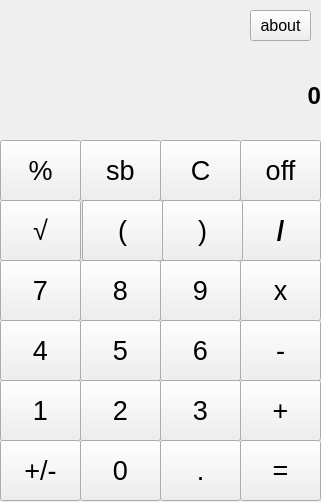
<?xml version="1.0" encoding="UTF-8"?>
<ui version="4.0">
 <class>calculator</class>
 <widget class="QWidget" name="calculator">
  <property name="geometry">
   <rect>
    <x>0</x>
    <y>0</y>
    <width>321</width>
    <height>502</height>
   </rect>
  </property>
  <property name="cursor">
   <cursorShape>PointingHandCursor</cursorShape>
  </property>
  <property name="windowTitle">
   <string>calculator</string>
  </property>
  <property name="styleSheet">
   <string notr="true"/>
  </property>
  <widget class="QLabel" name="label">
   <property name="geometry">
    <rect>
     <x>0</x>
     <y>60</y>
     <width>321</width>
     <height>71</height>
    </rect>
   </property>
   <property name="font">
    <font>
     <pointsize>18</pointsize>
     <weight>75</weight>
     <bold>true</bold>
    </font>
   </property>
   <property name="styleSheet">
    <string notr="true">border-radius:40px;</string>
   </property>
   <property name="frameShape">
    <enum>QFrame::NoFrame</enum>
   </property>
   <property name="frameShadow">
    <enum>QFrame::Plain</enum>
   </property>
   <property name="lineWidth">
    <number>3</number>
   </property>
   <property name="text">
    <string>0</string>
   </property>
   <property name="alignment">
    <set>Qt::AlignRight|Qt::AlignTrailing|Qt::AlignVCenter</set>
   </property>
   <property name="margin">
    <number>2</number>
   </property>
  </widget>
  <widget class="QPushButton" name="btn100">
   <property name="geometry">
    <rect>
     <x>0</x>
     <y>140</y>
     <width>81</width>
     <height>61</height>
    </rect>
   </property>
   <property name="font">
    <font>
     <pointsize>20</pointsize>
    </font>
   </property>
   <property name="text">
    <string>%</string>
   </property>
  </widget>
  <widget class="QPushButton" name="btnsb">
   <property name="geometry">
    <rect>
     <x>80</x>
     <y>140</y>
     <width>81</width>
     <height>61</height>
    </rect>
   </property>
   <property name="font">
    <font>
     <pointsize>20</pointsize>
    </font>
   </property>
   <property name="text">
    <string>sb</string>
   </property>
  </widget>
  <widget class="QPushButton" name="btnc">
   <property name="geometry">
    <rect>
     <x>160</x>
     <y>140</y>
     <width>81</width>
     <height>61</height>
    </rect>
   </property>
   <property name="font">
    <font>
     <pointsize>20</pointsize>
    </font>
   </property>
   <property name="text">
    <string>C</string>
   </property>
  </widget>
  <widget class="QPushButton" name="btnon">
   <property name="geometry">
    <rect>
     <x>240</x>
     <y>140</y>
     <width>81</width>
     <height>61</height>
    </rect>
   </property>
   <property name="font">
    <font>
     <pointsize>20</pointsize>
    </font>
   </property>
   <property name="text">
    <string>off</string>
   </property>
  </widget>
  <widget class="QPushButton" name="btnd">
   <property name="geometry">
    <rect>
     <x>240</x>
     <y>200</y>
     <width>81</width>
     <height>61</height>
    </rect>
   </property>
   <property name="font">
    <font>
     <pointsize>20</pointsize>
     <weight>75</weight>
     <bold>true</bold>
    </font>
   </property>
   <property name="text">
    <string>/</string>
   </property>
   <property name="shortcut">
    <string>/</string>
   </property>
  </widget>
  <widget class="QPushButton" name="btnrr">
   <property name="geometry">
    <rect>
     <x>162</x>
     <y>200</y>
     <width>81</width>
     <height>61</height>
    </rect>
   </property>
   <property name="font">
    <font>
     <pointsize>20</pointsize>
    </font>
   </property>
   <property name="text">
    <string>)</string>
   </property>
  </widget>
  <widget class="QPushButton" name="btnlr">
   <property name="geometry">
    <rect>
     <x>82</x>
     <y>200</y>
     <width>81</width>
     <height>61</height>
    </rect>
   </property>
   <property name="font">
    <font>
     <pointsize>20</pointsize>
    </font>
   </property>
   <property name="text">
    <string>(</string>
   </property>
  </widget>
  <widget class="QPushButton" name="btnsq">
   <property name="geometry">
    <rect>
     <x>0</x>
     <y>200</y>
     <width>81</width>
     <height>61</height>
    </rect>
   </property>
   <property name="font">
    <font>
     <pointsize>20</pointsize>
    </font>
   </property>
   <property name="layoutDirection">
    <enum>Qt::LeftToRight</enum>
   </property>
   <property name="text">
    <string>√</string>
   </property>
  </widget>
  <widget class="QPushButton" name="btnx">
   <property name="geometry">
    <rect>
     <x>240</x>
     <y>260</y>
     <width>81</width>
     <height>61</height>
    </rect>
   </property>
   <property name="font">
    <font>
     <pointsize>20</pointsize>
    </font>
   </property>
   <property name="text">
    <string>x</string>
   </property>
  </widget>
  <widget class="QPushButton" name="btn9">
   <property name="geometry">
    <rect>
     <x>160</x>
     <y>260</y>
     <width>81</width>
     <height>61</height>
    </rect>
   </property>
   <property name="font">
    <font>
     <pointsize>20</pointsize>
    </font>
   </property>
   <property name="text">
    <string>9</string>
   </property>
  </widget>
  <widget class="QPushButton" name="btn8">
   <property name="geometry">
    <rect>
     <x>80</x>
     <y>260</y>
     <width>81</width>
     <height>61</height>
    </rect>
   </property>
   <property name="font">
    <font>
     <pointsize>20</pointsize>
    </font>
   </property>
   <property name="text">
    <string>8</string>
   </property>
  </widget>
  <widget class="QPushButton" name="btn7">
   <property name="geometry">
    <rect>
     <x>0</x>
     <y>260</y>
     <width>81</width>
     <height>61</height>
    </rect>
   </property>
   <property name="font">
    <font>
     <pointsize>20</pointsize>
    </font>
   </property>
   <property name="text">
    <string>7</string>
   </property>
  </widget>
  <widget class="QPushButton" name="btnmin">
   <property name="geometry">
    <rect>
     <x>240</x>
     <y>320</y>
     <width>81</width>
     <height>61</height>
    </rect>
   </property>
   <property name="font">
    <font>
     <pointsize>20</pointsize>
    </font>
   </property>
   <property name="text">
    <string>-</string>
   </property>
  </widget>
  <widget class="QPushButton" name="btn6">
   <property name="geometry">
    <rect>
     <x>160</x>
     <y>320</y>
     <width>81</width>
     <height>61</height>
    </rect>
   </property>
   <property name="font">
    <font>
     <pointsize>20</pointsize>
    </font>
   </property>
   <property name="text">
    <string>6</string>
   </property>
  </widget>
  <widget class="QPushButton" name="btn5">
   <property name="geometry">
    <rect>
     <x>80</x>
     <y>320</y>
     <width>81</width>
     <height>61</height>
    </rect>
   </property>
   <property name="font">
    <font>
     <pointsize>20</pointsize>
    </font>
   </property>
   <property name="text">
    <string>5</string>
   </property>
  </widget>
  <widget class="QPushButton" name="btn4">
   <property name="geometry">
    <rect>
     <x>0</x>
     <y>320</y>
     <width>81</width>
     <height>61</height>
    </rect>
   </property>
   <property name="font">
    <font>
     <pointsize>20</pointsize>
    </font>
   </property>
   <property name="text">
    <string>4</string>
   </property>
  </widget>
  <widget class="QPushButton" name="btnadd">
   <property name="geometry">
    <rect>
     <x>240</x>
     <y>380</y>
     <width>81</width>
     <height>61</height>
    </rect>
   </property>
   <property name="font">
    <font>
     <pointsize>20</pointsize>
    </font>
   </property>
   <property name="text">
    <string>+</string>
   </property>
  </widget>
  <widget class="QPushButton" name="btn3">
   <property name="geometry">
    <rect>
     <x>160</x>
     <y>380</y>
     <width>81</width>
     <height>61</height>
    </rect>
   </property>
   <property name="font">
    <font>
     <pointsize>20</pointsize>
    </font>
   </property>
   <property name="text">
    <string>3</string>
   </property>
  </widget>
  <widget class="QPushButton" name="btn2">
   <property name="geometry">
    <rect>
     <x>80</x>
     <y>380</y>
     <width>81</width>
     <height>61</height>
    </rect>
   </property>
   <property name="font">
    <font>
     <pointsize>20</pointsize>
    </font>
   </property>
   <property name="text">
    <string>2</string>
   </property>
  </widget>
  <widget class="QPushButton" name="btn1">
   <property name="geometry">
    <rect>
     <x>0</x>
     <y>380</y>
     <width>81</width>
     <height>61</height>
    </rect>
   </property>
   <property name="font">
    <font>
     <pointsize>20</pointsize>
    </font>
   </property>
   <property name="text">
    <string>1</string>
   </property>
  </widget>
  <widget class="QPushButton" name="btnequal">
   <property name="geometry">
    <rect>
     <x>240</x>
     <y>440</y>
     <width>81</width>
     <height>61</height>
    </rect>
   </property>
   <property name="font">
    <font>
     <pointsize>20</pointsize>
    </font>
   </property>
   <property name="text">
    <string>=</string>
   </property>
   <property name="autoDefault">
    <bool>false</bool>
   </property>
   <property name="default">
    <bool>false</bool>
   </property>
   <property name="flat">
    <bool>false</bool>
   </property>
  </widget>
  <widget class="QPushButton" name="btn10">
   <property name="geometry">
    <rect>
     <x>160</x>
     <y>440</y>
     <width>81</width>
     <height>61</height>
    </rect>
   </property>
   <property name="font">
    <font>
     <pointsize>20</pointsize>
    </font>
   </property>
   <property name="text">
    <string>.</string>
   </property>
  </widget>
  <widget class="QPushButton" name="btn0">
   <property name="geometry">
    <rect>
     <x>80</x>
     <y>440</y>
     <width>81</width>
     <height>61</height>
    </rect>
   </property>
   <property name="font">
    <font>
     <pointsize>20</pointsize>
    </font>
   </property>
   <property name="text">
    <string>0</string>
   </property>
  </widget>
  <widget class="QPushButton" name="btnneg">
   <property name="geometry">
    <rect>
     <x>0</x>
     <y>440</y>
     <width>81</width>
     <height>61</height>
    </rect>
   </property>
   <property name="font">
    <font>
     <pointsize>20</pointsize>
    </font>
   </property>
   <property name="text">
    <string>+/-</string>
   </property>
  </widget>
  <widget class="QPushButton" name="btnabt">
   <property name="geometry">
    <rect>
     <x>250</x>
     <y>10</y>
     <width>61</width>
     <height>31</height>
    </rect>
   </property>
   <property name="font">
    <font>
     <pointsize>12</pointsize>
    </font>
   </property>
   <property name="text">
    <string>about</string>
   </property>
  </widget>
 </widget>
 <resources/>
 <connections/>
</ui>
